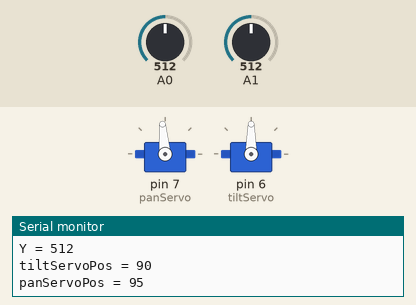
Simulated run of this sketch. Board: Arduino Uno, built with avr-gcc and run on an emulated ATmega328P. Shown: 2 × servo, the last lines printed to the serial monitor. The test bench sets the inputs (shaded band); at power-on: A0 = 512, A1 = 512.

Above: at 1.4 s.
1.5 s: A0 set to 491
At 2.51 s:
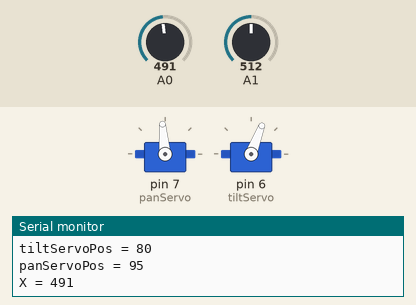
4.5 s: A1 set to 543
At 4.66 s:
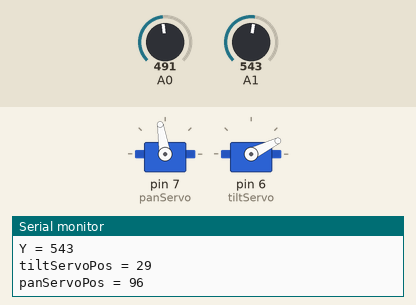
7.5 s: A0 set to 522
9.2 s: A0 set to 547
At 9.36 s:
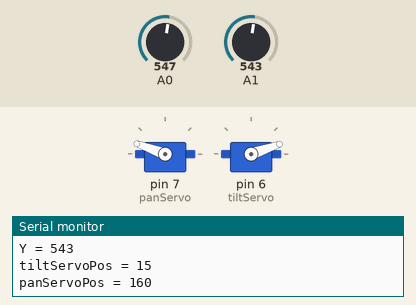
12.2 s: A1 set to 480
At 12.36 s:
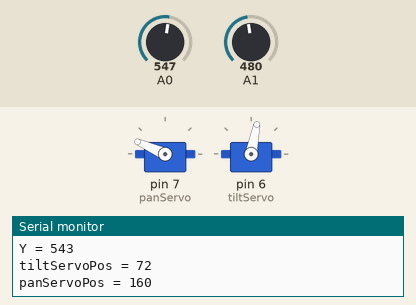
15.2 s: A1 set to 500
At 17.7 s:
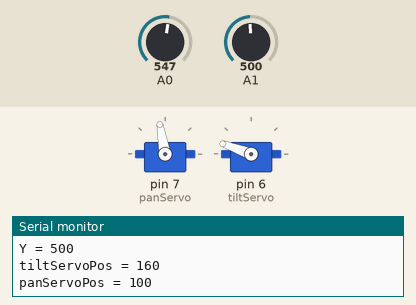
Timing chart, 0 to 19.2 s (numbered marks = the images above; inputs shaded):
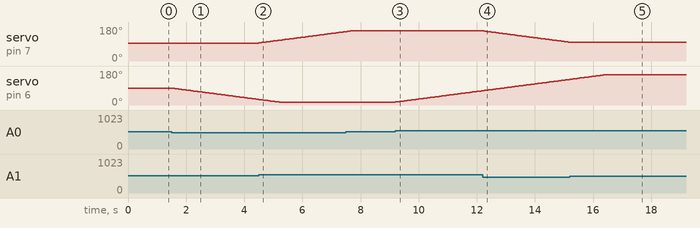

Measured:
- the behaviour switches between 500 and 499 on A0 (found by bisection; images 0 and 1)
- the behaviour switches between 532 and 533 on A1 (found by bisection; images 1 and 2)
- the behaviour switches between 540 and 541 on A0 (found by bisection; images 2 and 3)
- after the input at 1.5 s, servo on pin 6 (tiltServo): moves from 90° to 30° over 2.9 s, starting at once
- after the input at 4.5 s, servo on pin 7 (panServo): moves from 95° to 155° over 3.0 s, starting at once
- after the input at 9.2 s, servo on pin 6 (tiltServo): moves from 15° to 75° over 3.0 s, starting at once
- after the input at 12.2 s, servo on pin 7 (panServo): moves from 160° to 100° over 2.9 s, starting at once
- after the input at 15.2 s, servo on pin 7 (panServo): stays 100° (without the input it goes to 99° after 0.00 s)

The sketch:

maze_servo_joystick_v3.ino
```cpp
// http://www.bajdi.com
// Pan/tilt kit controlled by joystick

#include <Servo.h>

// Define servos
Servo panServo;
Servo tiltServo;

// Servo positions
byte panServoLeft = 10;
byte panServoCenter = 95;
byte panServoRight = 160;
byte panServoPos;
byte tiltServoUp = 160;
byte tiltServoCenter = 90;
byte tiltServoDown = 15;
byte tiltServoPos;

// Analog values of the joystick
int X;    // center = 519 up = 866, down = 77
int Y;    // center = 512 left = 996, right = 18

#define runEvery(t) for (static typeof(t) _lasttime;(typeof(t))((typeof(t))millis() - _lasttime) > (t);_lasttime += (t))

void setup()
{
  Serial.begin(9600);
  panServoPos = panServoCenter;
  panServo.attach(7);  // (min=10/max=160)
  panServo.write(panServoPos);

  tiltServoPos = tiltServoCenter;
  tiltServo.attach(6); // (min=15/max=160)
  tiltServo.write(tiltServoPos);
  delay(250);   // Give servos time to move to start position
}

void loop()
{
  runEvery(50)   // Runs every 20ms, slow down servo movement
  {
    X = analogRead(A0);    // read analog value from joystick X-axis
    Y = analogRead(A1);    // read analog value from joystick Y-axis


    if (X > 540 && tiltServoPos < tiltServoUp)
    {
      tiltServoPos += 1;    // move servo up
    }
    if (X < 500 && tiltServoPos > tiltServoDown)
    {
      tiltServoPos -= 1;    // move servo down
    }

    if (Y > 532 && panServoPos < panServoRight)
    {
      panServoPos += 1;      // move servo right
    }
    if (Y < 490 && panServoPos > panServoLeft)
    {
      panServoPos -= 1;      // move servo left
    }
    //move servos
    panServo.write(panServoPos);
    tiltServo.write(tiltServoPos);
  }

  // Serial printing of variables for debugging
  runEvery(500){
    Serial.print("X = ");
    Serial.println(X);
    Serial.print("Y = ");
    Serial.println(Y);
    Serial.print("tiltServoPos = ");
    Serial.println(tiltServoPos);
    Serial.print("panServoPos = ");
    Serial.println(panServoPos);
  }
}
```
